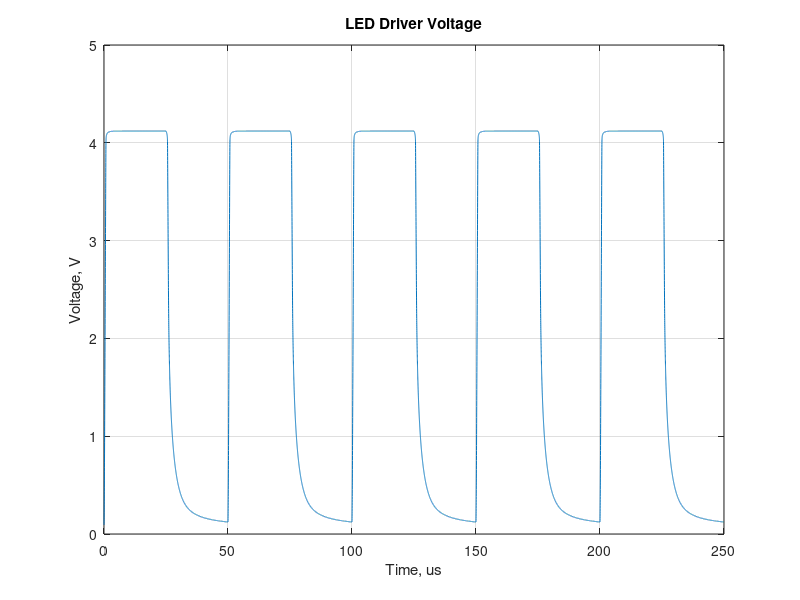
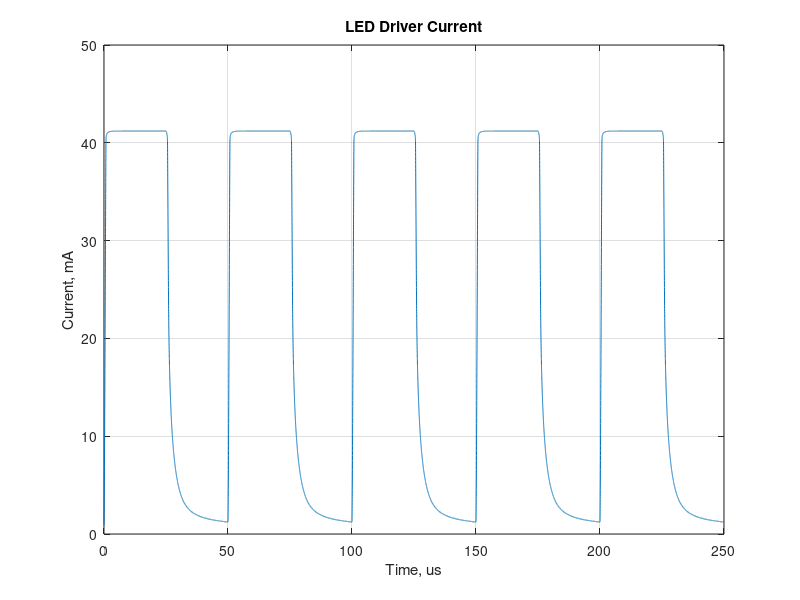
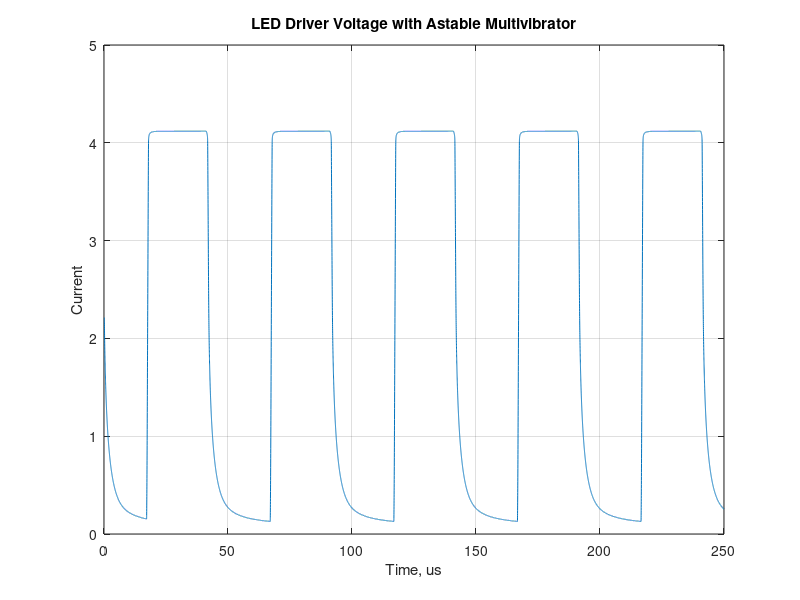
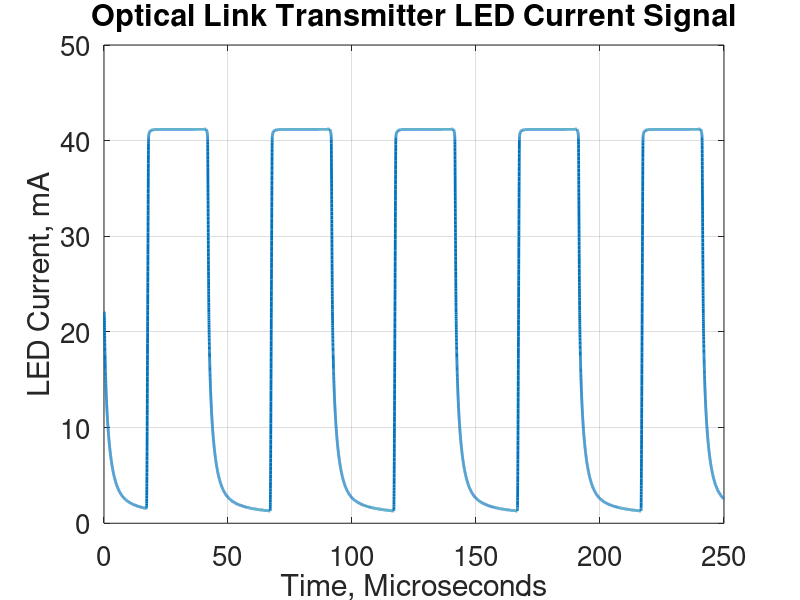

Recreate these plots in MATLAB, in order.
%% Task4 Simulated Plots
% 
%   Author: Derek Haas
%   Date: 11/7/18
%

close all;

%% Plot led driver voltage w/o astable multivibrator 


data = csvread('led_driver_voltage.csv');
voltage = data(:, 2);
time = data(:,1);

figure(1);

plot(time * 1e6, voltage);
title('LED Driver Voltage');
xlabel('Time, us');
ylabel('Voltage, V');
grid on;
xlim([0, 250]);

%% Plot led driver current w/o astable multivibrator 


data = csvread('led_driver_current.csv');
current = data(:, 2);
time = data(:,1);

figure(2);

plot(time * 1e6, current * 1e3);
title('LED Driver Current');
xlabel('Time, us');
ylabel('Current, mA');
grid on;
xlim([0, 250]);

%% Plot led driver voltage w/ astable multivibrator 


data = csvread('ledDriver_full_voltage.CSV');
voltage = data(:, 2);
time = data(:,1);

figure(3);

plot(time * 1e6, voltage);
title('LED Driver Voltage with Astable Multivibrator');
xlabel('Time, us');
ylabel('Current');
grid on;
xlim([0, 250]);

%% Plot led driver current w/ astable multivibrator 


data = csvread('ledDriver_full_current.CSV');
current = data(:, 2);
time = data(:,1);

figure(4);

plot(time * 1e6, current * 1e3, 'linewidth', 2);
set(gca, 'fontsize', 20);
title('Optical Link Transmitter LED Current Signal');
xlabel('Time, Microseconds');
ylabel('LED Current, mA');
grid on;
xlim([0, 250]);
